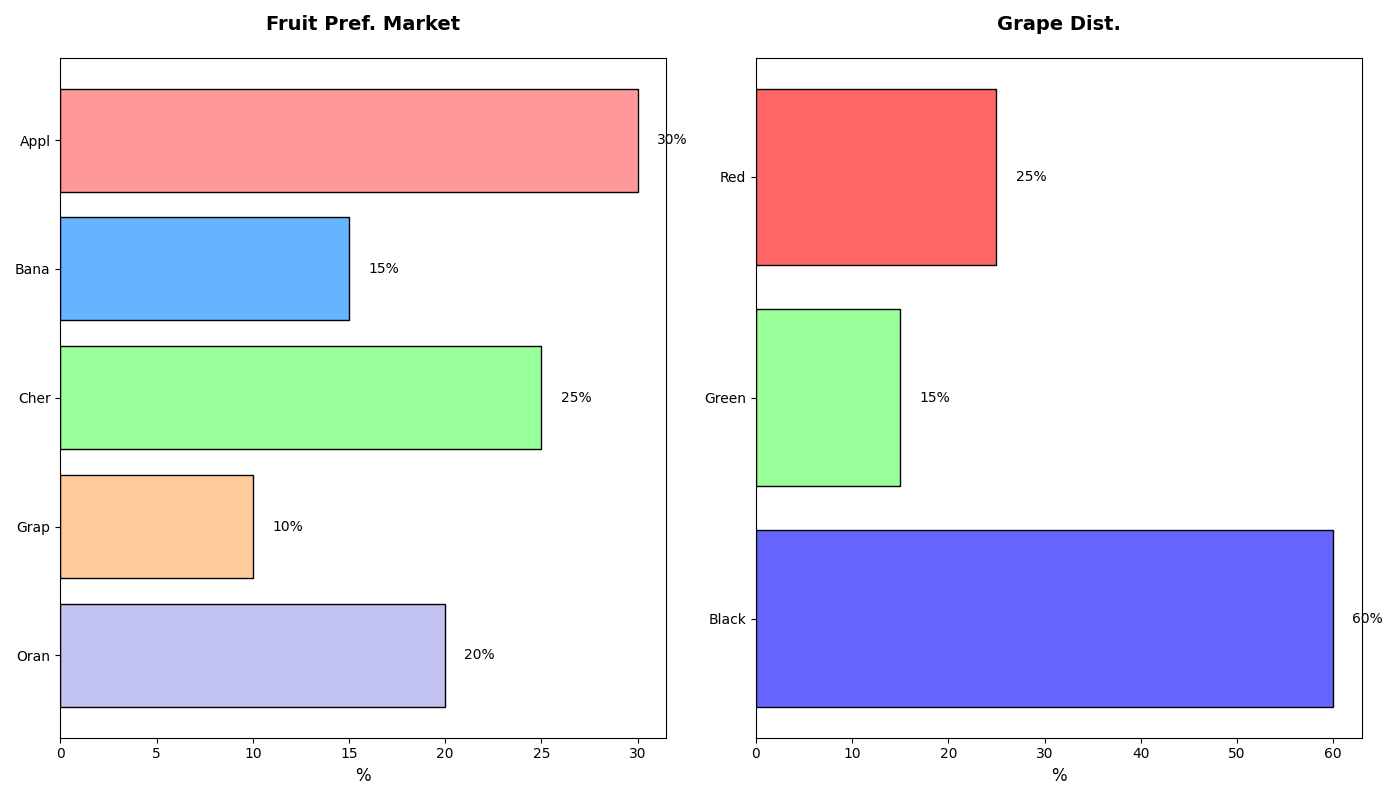

Write the Python code that produced this figure.
import matplotlib.pyplot as plt
import numpy as np

# Simplified data for fruit preferences
fruit_types = ['Appl', 'Bana', 'Cher', 'Grap', 'Oran']
preferences_percentages = [30, 15, 25, 10, 20]
colors = ['#ff9999', '#66b3ff', '#99ff99', '#ffcc99', '#c2c2f0']
y_pos_fruits = np.arange(len(fruit_types))

fig, ax = plt.subplots(1, 2, figsize=(14, 8))

# Horizontal bar chart for community fruit preferences
ax[0].barh(y_pos_fruits, preferences_percentages, color=colors, edgecolor='black')
ax[0].set_yticks(y_pos_fruits)
ax[0].set_yticklabels(fruit_types)
ax[0].invert_yaxis()
ax[0].set_xlabel('%', fontsize=12)

for index, value in enumerate(preferences_percentages):
    ax[0].text(value + 1, index, f'{value}%', va='center', ha='left', fontsize=10)

ax[0].set_title('Fruit Pref. Market', fontsize=14, fontweight='bold', pad=20)

# Simplified data for grape preferences
grape_subtypes = ['Red', 'Green', 'Black']
grape_preferences = [25, 15, 60]
grape_colors = ['#ff6666', '#99ff99', '#6666ff']
y_pos_grapes = np.arange(len(grape_subtypes))

# Horizontal bar chart for grape preferences
ax[1].barh(y_pos_grapes, grape_preferences, color=grape_colors, edgecolor='black')
ax[1].set_yticks(y_pos_grapes)
ax[1].set_yticklabels(grape_subtypes)
ax[1].invert_yaxis()
ax[1].set_xlabel('%', fontsize=12)

for index, value in enumerate(grape_preferences):
    ax[1].text(value + 2, index, f'{value}%', va='center', ha='left', fontsize=10)

ax[1].set_title('Grape Dist.', fontsize=14, fontweight='bold', pad=20)

plt.tight_layout()
plt.show()
